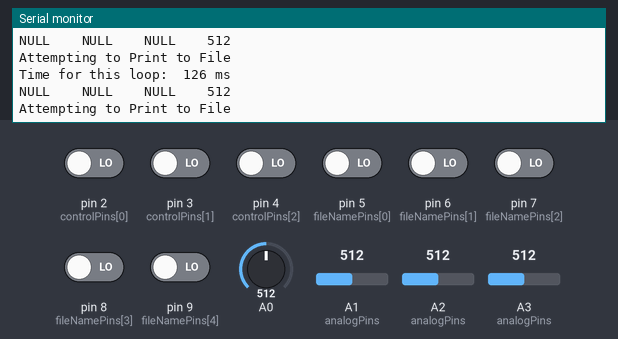
A sketch run on a simulated Arduino Uno, built with avr-gcc and run on an emulated ATmega328P. Shown: the last lines printed to the serial monitor. The test bench sets the inputs (shaded band); at power-on: pin 2 (controlPins[0]), pin 3 (controlPins[1]), pin 4 (controlPins[2]), pin 5 (fileNamePins[0]), pin 6 (fileNamePins[1]), pin 7 (fileNamePins[2]), pin 8 (fileNamePins[3]), pin 9 (fileNamePins[4]) LOW, A0 = 512, A1 (analogPins) = 512, A2 (analogPins) = 512, A3 (analogPins) = 512. Storage starts empty.

Above: at 2.7 s.
2.8 s: A0 set to 110
At 2.9 s:
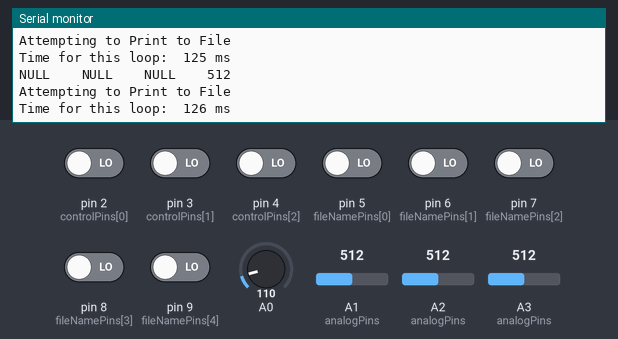
5.8 s: A0 set to 92
At 5.92 s:
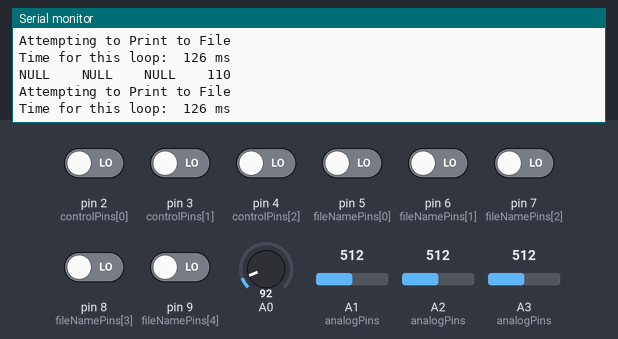
12.1 s: A1 (analogPins) set to 284
At 12.11 s:
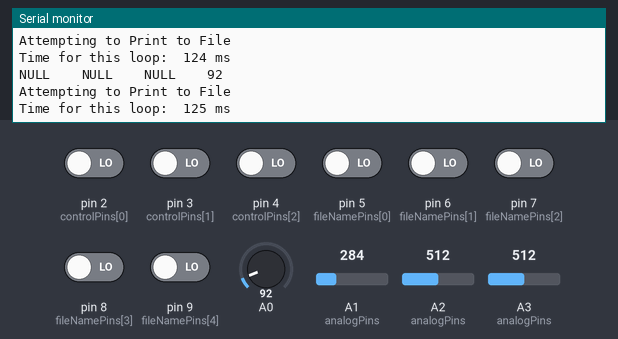
15.1 s: A1 (analogPins) set to 259
At 15.31 s:
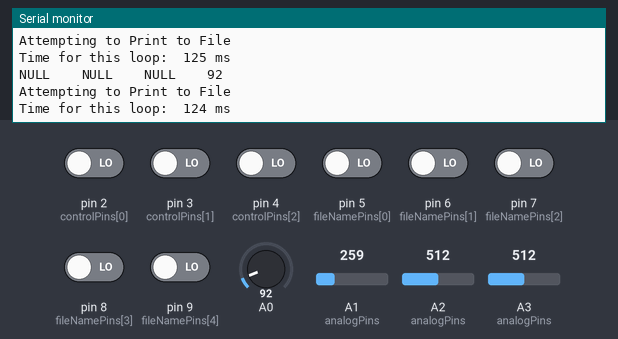
Timing chart, 0 to 18.1 s (numbered marks = the images above; inputs shaded):
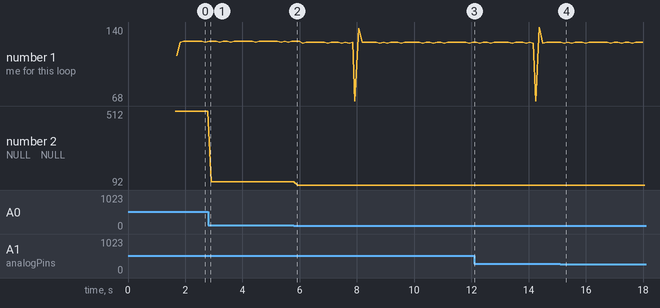

Measured:
- plotted number 2: 512 → 110 after the input at 2.8 s, 110 → 92 after the input at 5.8 s

The sketch:

Spruce-Voltmeter--SD-WithNull_noLS.ino
```cpp
/*
 * Code based on a project by Shahariar
 * Find the original project and Code @
 * https://create.arduino.cc/projecthub/PSoC_Rocks/arduino-negative-voltmeter-993902
 *
 *
 * Uses 5 DIP switches to name files @ startup
 * Currently, OLED code is commented out simply for speed of development.
 *
 *
 *
 *
 */

// LIBRARIES
// i2c and u8g library for 1306 oled display
//#include <Wire.h>
//#include "U8glib.h"
#include <SD.h>
#include <SPI.h>

// CONSTANTS
// 25V Reader
#define R_LOW 100           // 100k or 10k resistor, 1%, smd1206, 1/10 watt
#define R_HIGH 5000         // 5M or 500k  resistor, 1%, smd1206, 1/10 watt

// 5V Reader with larger resistors
//#define R_LOW 500
//#define R_HIGH 5000

// 5V Reader with Small Bois resistors
//#define R_LOW 100
//#define R_HIGH 1000

#define AREF 1.1            // Aref pin voltage
#define ADC_RESOLUTION 1023 // 10 bit ADC
#define SAMPSPER 150        // samples per read of analog pin for value averaging

//U8GLIB_SSD1306_128X32 u8g(U8G_I2C_OPT_NONE);     // I2C OLED  Display instance

// File for Filing
File myFile;
// use 5 switches on DIP to name a file in binary
// utilized in FUNction: buildFileNameBinary()
// pins do not neet to be set up for a filename to be made,
// but filename will probably be 00000 or 11111
int fileNamePins[] = {5, 6, 7, 8, 9};
String fileName = "";

// measuring analog ins; for use with measureChannel() function
int analogPins[] = {A1, A2, A3};
int aPinsLength = 3;
int SIGFIGS = 5;           // How many figs to print/save

// Digitl Pin Control
// Use 3 DIP switches to manage writing of data from unused pins
// print/write "NULL" if current test lead is OFF
// NULL is wonderful
int controlPins[] = {2, 3, 4};

// keep track of number of lines save in SD file
int linesWritten = 0;
int linesPerSave = 50;

// Variables for volty maths
long half_Aref = 0; // adc 0 for reading half AREF = 550mv, should read 512
float voltVals[3];  // calculating measured voltVals from ADC ch 1-3

// control if Serial is used for printing/debugging
bool printSerial = true;

// measure the length of one data cycle
int currentMs;
int lastMs;

//////////////////////////////////////////////////////////
void setup() {
  if (printSerial) {
    Serial.begin(9600);
    while(!Serial) {;}
  }
  // generate 5 letter string from DIP switch on digiPins
  // assigned @ fileNamePins[] = {5, 6, 7, 8, 9};
  // these pins should be set BEFORE powering ard if you want a unique name
  fileName = buildFileNameBinary();

  delay(500);

  if(!SD.begin(10)) { //10 is the pin our SD card reader is designed to speak to.
    if (printSerial) {
      Serial.println("Failure"); //sometimes fail message prints anyway
      Serial.println("Check SD card is inserted and wired properly, unless it is not");
    }
    while(1);
  }
  if (printSerial) {
    Serial.println("Success! Moving on...");
  }

  myFile = SD.open(fileName, FILE_WRITE);
  if (printSerial) {
    Serial.print("Opening SD file for writing of Data, Please: ");
    Serial.println(fileName);
  }

  delay(500);                // delay to make sure ADC is stable
  analogReference(INTERNAL); // set 1.1v internal reference
  delay(500);                // delay to stabilize aref voltage

  /*
  u8g.setRot180();           // change display orientation
  if (printSerial) {
    Serial.println("Doing a thing with the OLED Display");
  }
  */

  currentMs = millis();
  lastMs = millis();
}

//////////////////////////////////////////////////////////
void loop() {
  if (linesWritten < linesPerSave) {

    delay(5); // delay before using I2C OLED
    // refresh i2c oled with updated value
    /*
    u8g.firstPage();
    do {
      draw();
    }
    while( u8g.nextPage() );
    delay(5);
    */

    // clear variables old value
    half_Aref = 0;

    //////////////////////////////////////////////////////////////////////
    /// Half AREF measurement ///
    int dump = analogRead(A0); // discard first adc convertion
    delay(10); // delay for channel switching stabilizaion

    // sum a number of samples
    for (int i=0; i<SAMPSPER; i++)
    {
      half_Aref = half_Aref+analogRead(A0);
    }

    // average the samples: we enjoy improved accuracy by doing this
    half_Aref = half_Aref/SAMPSPER;


    //////////////////////////////////////////////////////////////////////
    // measure each pin
    for (int i = 0; i < aPinsLength; i++) {
      voltVals[i] = measureChannel(analogPins[i], half_Aref);
    }

    //////////////////////////////////////////////////////////////////////
    // Format string for Serial
    if (printSerial) {
      for (int i = 0; i < aPinsLength; i++) {
        if (i == aPinsLength - 1) {
          if (digitalRead(controlPins[i])) {
            Serial.print(voltVals[i], SIGFIGS);
          }
          else {
            Serial.print("NULL");
          }
          Serial.print("\t\t");
        // end w/ beatiful half_Aref value
        Serial.println(half_Aref);
        }
        else {
          if (digitalRead(controlPins[i])) {
            Serial.print(voltVals[i], SIGFIGS);
          }
          else {
            Serial.print("NULL");
          }
          Serial.print("\t\t");
        }
      }
    }

    // Format string for saving on SD card
    if (myFile) {
      if (printSerial) {
        Serial.println("Attempting to Print to File");
      }

      // print to myFile
      for (int i = 0; i < aPinsLength; i++) {
        if (i == aPinsLength - 1) {
          if (digitalRead(controlPins[i])) {
            myFile.print(voltVals[i], SIGFIGS);
          }
          else {
            myFile.print("NULL");
          }
          myFile.println(";");
        }
        else {
          if (digitalRead(controlPins[i])) {
            myFile.print(voltVals[i], SIGFIGS);
          }
          else {
            myFile.print("NULL");
          }
          myFile.print(", ");
        }
      }
    }
    else {
      if (printSerial) {
        Serial.println("Error sending data to SD card. Call for help. Get out the megaphones! Get out the alpenhorns! Requesting air raid sirens x5!");
      }
    }
    linesWritten += 1;
  }

  // save current sd file, re-open same file + wait a bit
  else if (linesWritten >= linesPerSave) {

    if (printSerial) {
      Serial.println("Flushing current set of samples ...");
    }

    myFile.flush(); //ensure bytes are written to SD, preserve data with powerloss
    linesWritten = 0;
    //delay(250); // delay for SD card to be ready for more writin', typin', and measurin'
    if (printSerial) {
      Serial.println("Moving On ...");
    }
  }

  // check how long this void loop took
  // print it
  currentMs = millis();
  if (printSerial) {
    Serial.print("Time for this loop:\t");
    Serial.print(currentMs-lastMs);
    Serial.println(" ms");
  }
  lastMs = currentMs;
}

//////////////////////////////////////////////////////////
/// Oled Loop Draw Function ///
/*
void draw() {

  // set font for text
  u8g.setFont(u8g_font_5x8);
  u8g.drawStr( 0, 6, "Chan-1   Chan-2   Chan-3");

  // set font for number
  u8g.setFont(u8g_font_7x13B);

  // print voltages measured on OLED
  u8g.setPrintPos(0, 20);u8g.print(voltVals[0],1);
  u8g.setPrintPos(45, 20);u8g.print(voltVals[1],1);
  u8g.setPrintPos(90, 20);u8g.print(voltVals[2],1);

  // set font and print units
  u8g.setFont(u8g_font_5x8);
  u8g.drawStr( 0, 32, "volts    volts    volts");
}*/

///////////////////////////////////////////////////////////////////////
// FUNctions!
///////////////////////////////////////////////////////////////////////

String buildFileNameBinary() {
  // collect digiPins and make a string!
  // change filename extension and impress your friends
  String s;
  for (int i = 0; i < 5; i++) {
    s += String(digitalRead(fileNamePins[i]));
  }
  s = s + ".txt";
  if (printSerial) {
    Serial.println(s);
  }
  return s;
}

float measureChannel(int pin, long h_aref) {
 /* measure an analog pin (as defined in analogPins[])
  * return adjusted voltage value v, a float
  */
  long ch = 0;
  float v;

  int dump = analogRead(pin); // forget about that first read bay bee
  delay(10);
  for (int i = 0; i < SAMPSPER; i++) {
    ch = ch + analogRead(pin);
  }
  ch /= SAMPSPER;
  ch -= h_aref;
  v = ch *((R_LOW+R_HIGH)/R_LOW)*(AREF)/ADC_RESOLUTION;
  return v;
}
```
